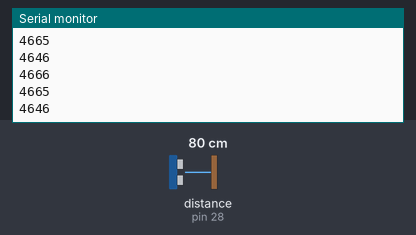
Bench run of a sketch on a simulated Arduino Mega 2560, built with avr-gcc and run on an emulated ATmega2560. Shown: the last lines printed to the serial monitor. Wiring (inferred from the names in the program): ultrasonic range finder: trigger pin 26; echo pin 28. The inputs (shaded band) are chosen by the test bench; at power-on: distance to the obstacle (sensor on pin 28) 80 cm. The echo pulse lasts 58.3 µs per cm.

Above: at 1.2 s.
1.3 s: distance to the obstacle (sensor on pin 28) set to 2 cm
At 1.39 s:
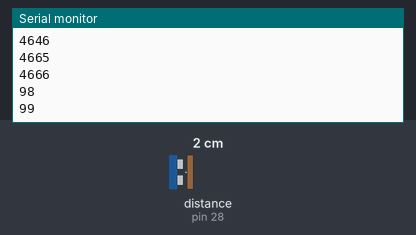
2.8 s: distance to the obstacle (sensor on pin 28) set to 4 cm
At 2.83 s:
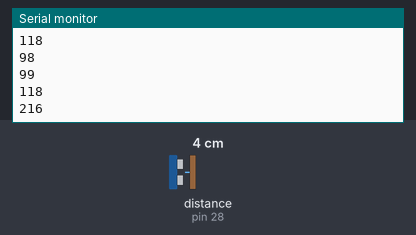
Timing chart, 0 to 5.8 s (numbered marks = the images above; inputs shaded):
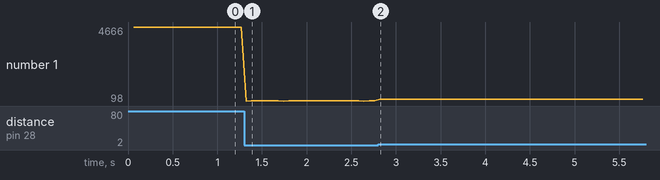

Measured:
- after the input at 1.3 s, the serial monitor: prints a new line at once (image 1)
- after the input at 2.8 s, the serial monitor: prints a new line at once (image 2)
- plotted number 1: 4666 → 118 after the input at 1.3 s, 118 → 215 after the input at 2.8 s

The sketch:

Ultrasonic.ino
```cpp
// For use with HC-SR04 US sensor

const unsigned int echo_pin = 28;
const unsigned int trig_pin = 26;
const unsigned int repetition_period_ms = 60;
const unsigned int echo_wait_us = 10000;
const unsigned int long serial_baud_rate = 115200;

void setup()
{
    pinMode(trig_pin, OUTPUT);
    pinMode(echo_pin, INPUT);
    Serial.begin(serial_baud_rate);
}

void loop()
{
    static unsigned long time_ms_previous = 0;
    unsigned long time_ms;
    unsigned long duration_us;

    time_ms = millis();
    if ((time_ms - time_ms_previous) < repetition_period_ms)
        return;
    time_ms_previous = time_ms;

    // Trigger ping
    digitalWrite(trig_pin, HIGH);
    delayMicroseconds(10);
    digitalWrite(trig_pin, LOW);

    // Wait for detected echo or timeout if too long
    duration_us = pulseIn(echo_pin, HIGH, echo_wait_us);

    Serial.print(duration_us);
    Serial.print("\n");
}
```
